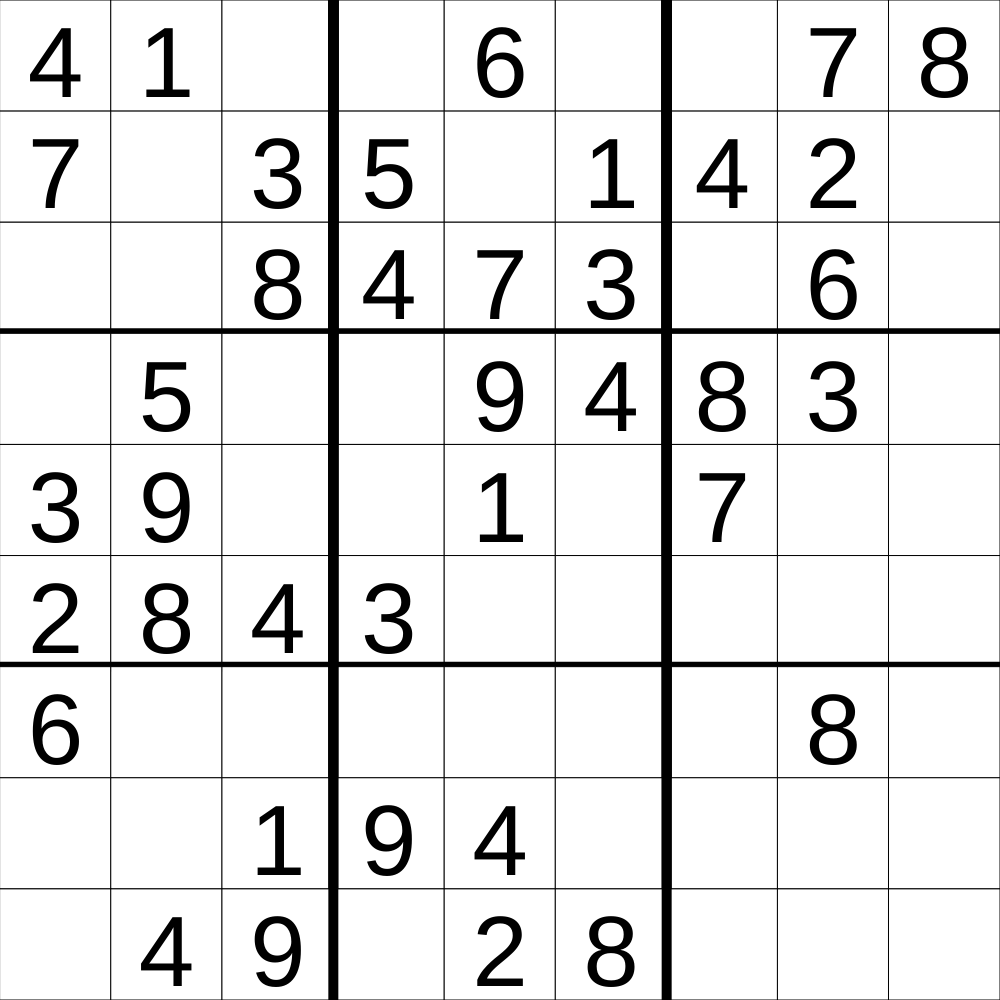
Frame 1 (no input)
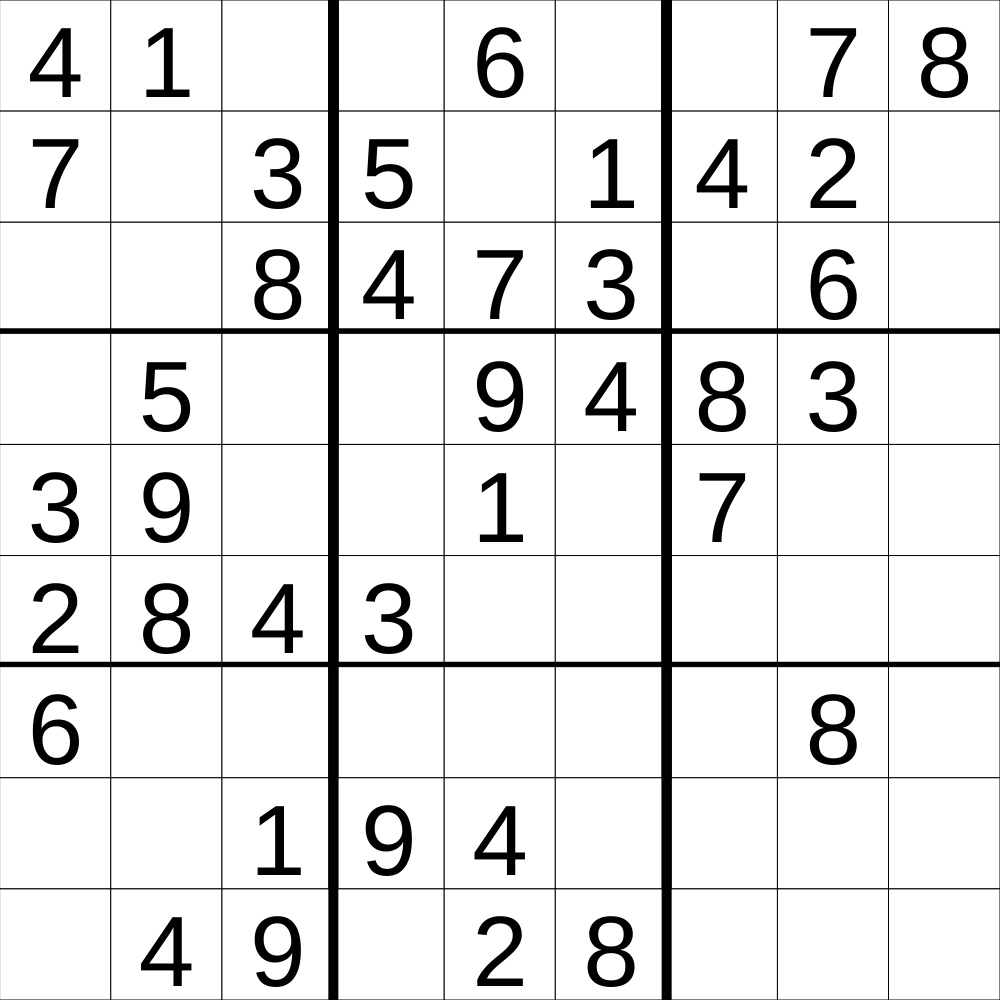
Frame 60 (no input)
Frame 120 (the mouse pressed at the canvas centre since frame 60): identical to frame 60, image omitted

The p5.js sketch that drew these frames (run headless with seeded random() and noise() and a simulated clock; from frame 60 on, the mouse is pressed at the canvas centre):

// p5.js sketch
// ── sketch.js
// Project Title



let grid = [[4,1,0,0,6,0,0,7,8],
  [7,0,3,5,0,1,4,2,0],
  [0,0,8,4,7,3,0,6,0],
  [0,5,0,0,9,4,8,3,0],
  [3,9,0,0,1,0,7,0,0],
  [2,8,4,3,0,0,0,0,0],
  [6,0,0,0,0,0,0,8,0],
  [0,0,1,9,4,0,0,0,0],
  [0,4,9,0,2,8,0,0,0]];

let defaultGrid = [[4,1,0,0,6,0,0,7,8],
  [7,0,3,5,0,1,4,2,0],
  [0,0,8,4,7,3,0,6,0],
  [0,5,0,0,9,4,8,3,0],
  [3,9,0,0,1,0,7,0,0],
  [2,8,4,3,0,0,0,0,0],
  [6,0,0,0,0,0,0,8,0],
  [0,0,1,9,4,0,0,0,0],
  [0,4,9,0,2,8,0,0,0]];

let answerGrid = [[4, 1, "5", "2", 6, "9", "3", 7, 8],
  [7, "6", 3, 5, "8", 1, 4, 2, "9"],
  ["9", "2", 8, 4, 7, 3, "5", 6, "1"],
  ["1", 5, "7", "6", 9, 4, 8, 3, "2"],
  [3, 9, "6", "8", 1, "2", 7, "4", "5"],
  [2, 8, 4, 3, "5", "7", "1", "9", "6"],
  [6, "7", "2", "1", "3", "5", "9", 8, "4"],
  ["8", "3", 1, 9, 4, "6", "2", "5", "7"],
  ["5", 4, 9, "7", 2, 8, "6", "1", "3"]]

let canvasSide, cellSideLength;

let keyEntered, selectedNumber;
let ischosen = false;
let selectedGrid = [0,0];
let lastgrid = [-1,-1];

let foundRepeat;
let startCheck = false;
let verRepeat = false;
let horRepeat = false;
let sqrRepeat = false;

let finish = false;

function setup() {

  // makes the grid the biggest square of the screen
  if (windowWidth > windowHeight){
    createCanvas(windowHeight, windowHeight);
    cellSideLength = windowHeight/9;
    canvasSide = windowHeight;
  }
  if (windowHeight > windowWidth){
    createCanvas(windowWidth, windowWidth);
    cellSideLength = windowWidth/9;
    canvasSide = windowWidth;
  }

  // makes the text appear in the center
  textAlign(CENTER);

}

function draw() {

  // draw grid, show number within the array, and check if the game
  // game is completed
  drawGrid();
  displayNumber();
  checkFinish();
}

function checkFinish(){

  // check if the the grid value is equal to the answer
  finish = true;
  for (let y=0;y<9;y++){
    for (let x=0; x<9; x++){

      if (grid[y][x] != answerGrid[y][x]){
          finish = false;
      }
    }
  }

  // shows end game screen
  if (finish === true){
    fill("#fbe6ff")
    rect(0,0,width,height)
    fill('#47d1d1')
    text("GG", width/2, height/2)
  }
}

function drawGrid(){

  for (let y=0;y<9;y++){
    
    // draw horizontal split line
    if (y%3 === 0 && y !== 0){
      strokeWeight(10);
      line(0,y*cellSideLength,canvasSide,y*cellSideLength);
    }
    for (let x=0;x<9;x++){

      // draw base grid
      fill("white");
      strokeWeight(1);
      square(x*cellSideLength,y*cellSideLength,cellSideLength);

      // use a and b to make code more readable
      let a = selectedGrid[0];
      let b = selectedGrid[1];

      // darken the selected grid
      if (ischosen){
        fill("grey");
        strokeWeight(0);
        square(a*cellSideLength,b*cellSideLength,cellSideLength);
      }

      // darken the grid with same number to help user solve the puzzle
      if (grid[y][x] != 0 && grid[y][x] == selectedNumber){
        fill("brown")
        square(x*cellSideLength,y*cellSideLength,cellSideLength)
      }
      
      // highlight the grid when select a number that violates the sudoku rule
      if (foundRepeat){
        fill("red");
        strokeWeight(0);
        square(a*cellSideLength,b*cellSideLength,cellSideLength);
      }
      
      // draw verical split line
      if (x%3 === 0 && x!==0){
        strokeWeight(10);
        line(x*cellSideLength,0, x*cellSideLength, canvasSide);
      }
    }
  }
}

function displayNumber(){
  

  for (let y=0;y<9;y++){
    for (let x=0;x<9;x++){

      // puts numbers in grid onto the screen, 0 excluded
      if (grid[y][x] !== 0){
        fill("black");
        textSize(cellSideLength*0.9);
        text(grid[y][x],x*cellSideLength+cellSideLength/2,y*cellSideLength + cellSideLength*7/8);
      }
    }
  }
}

function mouseClicked(){

  // locate the grid that is clicked
  let x = Math.floor(mouseX/cellSideLength);
  let y = Math.floor(mouseY/cellSideLength);
  
  // set grid location  and value as global value for repeat detection 
  // and draw grid
  selectedGrid[0] = x;
  selectedGrid[1] = y;

  selectedNumber = grid[y][x];

  // choose/ unchoose/ choose new grid
  if (x === lastgrid[0] && y === lastgrid[1]){
    ischosen = !ischosen;
  }
  else{
    ischosen = true;
    foundRepeat = false;
  }

  lastgrid[0] = x;
  lastgrid[1] = y;

  // control when to check for repeat
  if (ischosen === true){
    startCheck = true;
  }
  else {
    startCheck = false;
  }

  checkRepeat();
}

function checkRepeat(){

  // check for repeat when a grid is chosen or when a value is altered
  if (startCheck){
 
    checkHorRepeat();
    checkVerRepeat();
    checkSquareRepeat();
    
    // if the number repeats in any of the test above, tell draw to
    // highlight the grid
    if (verRepeat || horRepeat || sqrRepeat){
      foundRepeat = true;
    }
    else{
      foundRepeat = false;
    }
    startCheck = false;
  }
}

function checkHorRepeat(){

  // check if the number in selected grid repeats in the same row
  let y = selectedGrid[1];
  horRepeat = false;
  for(let x=0;x<9;x++){
    if (grid[y][x] != 0 && (selectedGrid[0] != x) && grid[y][x] == (selectedNumber)){
      horRepeat = true;
    }
  }
}

function checkVerRepeat(){

  // check if the number in selected grid repeats in the same colomn
  let x = selectedGrid[0];
  verRepeat = false;
  for(let y=0;y<9;y++){
    if (grid[y][x] != 0 && (selectedGrid[1] != y) && grid[y][x] == (selectedNumber)){
      verRepeat = true;
    }
  }
}

function checkSquareRepeat(){

  // determine regional square the selected grid is in
  let x = Math.floor(selectedGrid[0]/ 3);
  let y = Math.floor(selectedGrid[1]/ 3);

  // check if the number repeats in the same 3x3 square
  sqrRepeat = false;
  for (let i=0;i<3;i++){
    for (let j=0;j<3;j++){
      if (grid[3*y+i][3*x+j] != 0 && (selectedGrid[0] != 3*x+j || selectedGrid[1] != 3*y+i) && grid[3*y+i][3*x+j] == (selectedNumber)){
        sqrRepeat = true;
      }
    }
  }
}

function keyTyped(){


  for (let i=1; i<10;i++){
    // runs only when a number between 1-9 is typed
    if (key == i){
      keyEntered = key;

      // check for repeat when a key between 1-9 is typed and a grid
      // is selected
      if (ischosen){
        if (defaultGrid[selectedGrid[1]][selectedGrid[0]] === 0 ){
          grid[selectedGrid[1]][selectedGrid[0]] = keyEntered;
          selectedNumber = keyEntered;
          startCheck = true;
          checkRepeat();
        }
      }
    }

    // if the key pressed is space, it clears the value in the grid
    else if (key === " " && defaultGrid[selectedGrid[1][selectedGrid[0]] != 0]){
      keyEntered = key;
      grid[selectedGrid[1]][selectedGrid[0]] = keyEntered;
    }
  }
}
